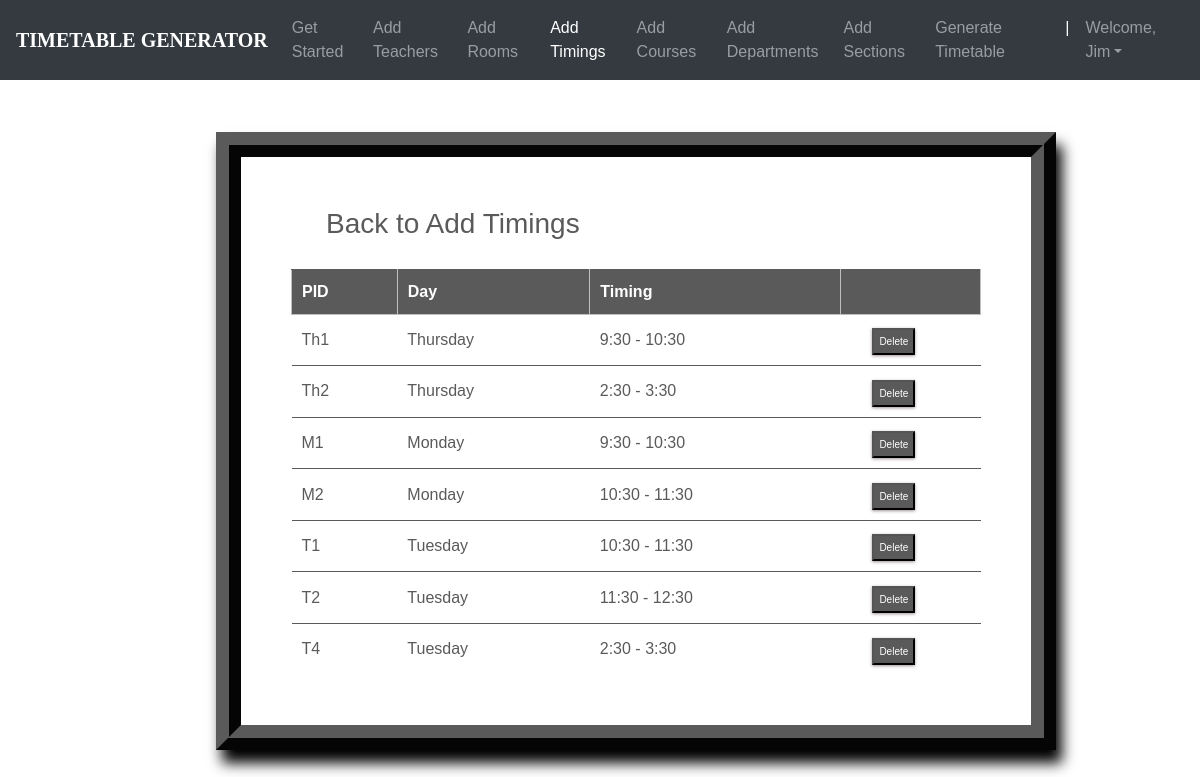
The page /timings_list/ (signed in) on the database its author committed.
### ttgen/models.py (models this page shows, shortened)
class MeetingTime(models.Model):
    pid = models.CharField(max_length=4, primary_key=True)
    time = models.CharField(max_length=50, choices=time_slots, default='11:30 - 12:30')
    day = models.CharField(max_length=15, choices=DAYS_OF_WEEK)

### ttgen/views.py (the view)
# urls.py: path('timings_list/', views.meeting_list_view, name='editmeetingtime'),
@login_required
def meeting_list_view(request):
    context = {
        'meeting_times': MeetingTime.objects.all()
    }
    return render(request, 'mtlist.html', context)

### templates/mtlist.html (shortened to what this page needs)
<!DOCTYPE html>
<html lang="en">
<head>
	<link rel="stylesheet" href="https://maxcdn.bootstrapcdn.com/bootstrap/4.0.0/css/bootstrap.min.css">
    <link rel="stylesheet" type="text/css" href="static/css/index.css">
</head>
<body>
        <header>
			<nav class="navbar navbar-expand-md navbar-dark fixed-top bg-dark">
                <a class="navbar-brand" href="#"><b>TIMETABLE GENERATOR</b></a>
                <div class="collapse navbar-collapse" id="navbarCollapse">
                    <ul class="navbar-nav ml-auto">
                    <li class="nav-item">
                        <a class="nav-link" href="{% url 'admindash' %}">Get Started</a>
                    </li>
                    <li class="nav-item">
                        <a class="nav-link" href="{% url 'addInstructors' %}">Add Teachers</a>
                    </li>
                    <li class="nav-item">
                        <a class="nav-link" href="{% url 'addRooms' %}">Add Rooms</a>
                    </li>
                    <li class="nav-item active">
		                <a class="nav-link" href="{% url 'addTimings' %}">Add Timings</a>
		            </li>
                    <li class="nav-item">
                        <a class="nav-link" href="{% url 'addCourses' %}">Add Courses</a>
                    </li>
                    <li class="nav-item">
			            <a class="nav-link" href="{% url 'addDepts' %}">Add Departments</a>
		            </li>
					<li class="nav-item">
			            <a class="nav-link" href="{% url 'addSections' %}">Add Sections</a>
		            </li>
					<li class="nav-item">
			            <a class="nav-link" href="{% url 'generate' %}">Generate Timetable</a>
		            </li>
					<li class="nav-item active">
			            <a class="nav-link">|</a>
		            </li>
                    <li class="nav-item dropdown">
		                <a class="nav-link dropdown-toggle" href="#" id="dropdown03" data-toggle="dropdown" aria-haspopup="true" aria-expanded="false">Welcome, {{ user.first_name }}</a>
		            </li>
                    </ul>
                </div>
            </nav>
        </header>
		<br><br>
        {%block content%}
        {% load static %}
        <fieldset class="fieldset">
    <a href="{% url 'addTimings'%}"><h1 class="tablink" onclick="openPage('new')" id="defaultOpen">Back to Add Timings</h1></a>
    <div class="tabcontent" id="edit">
			<table class="table1">
				<thead>
				<tr class="table-headers">
				<th>PID</th>
				<th>Day</th>
				<th>Timing</th>
				<th  class="empty"></th>
				</tr>
				</thead>
				<tbody>
				{% for mt in meeting_times %}
				<tr>
				 <td>{{mt.pid}}</td>
				 <td>{{mt.day}}</td>
				 <td>{{mt.time}}</td>
				 <td class="empty">
					<form action="{% url 'deletemeetingtime' mt.pid %}" method="post">
						<input type="submit" value="Delete" class="cross">
					</form>
				 </td>
				 </tr>
				{% endfor %}
				</tbody>
			</table>
		</div>
</fieldset>
{% endblock %}

### static/css/index.css (style rules this page uses)
body { padding-top: 3rem; padding-bottom: 3rem; color: #5a5a5a; font-family: 'Poppins', sans-serif; overflow-x: hidden; }
nav { font-family: sans-serif; }
.navbar-brand { font-size: 20px; font-family: Georgia, 'Times New Roman', Times, serif; }

### templates/mtlist.html (style rules this page uses)
nav { font-family: sans-serif; }
.navbar-brand { font-size: 20px; font-family: Georgia, 'Times New Roman', Times, serif; }
* { margin: 0; padding: 0; box-sizing: border-box; }
html { scroll-behavior: smooth; }
a { text-decoration:none; }
form { margin-top: 3%; margin-left: 18%; margin-right: 12%; }
fieldset h1 { color: #5a5a5a; padding-bottom: 20px; margin-left: 35px; display: inline-block; cursor: pointer; font-size: 28px; }
fieldset input { padding:8px; color: #938c8c }
.table2 td, th { border: 1px solid rgb(190,190,190); padding: 10px 20px; }
.table1 { width: 100%; border-collapse: collapse; text-align: left; overflow: hidden; }
.table1 td, th { border-top: 1px solid #5a5a5a; padding: 10px; }
.table1 th { background-color: #5a5a5a; color: #fff; }
.cross { font-size:10px; box-shadow: 0px 1px 3px 0px #9e9292; padding: 4px 5px; color: #fff; background-color: #5a5a5a; cursor: pointer; }
.fieldset { margin-top: 3%; margin-left: 18%; margin-right: 12%; padding: 50px; border-width: 25px; border-style: ridge; border-color: #5a5a5a; box-shadow: 6px 13px 13px 0px black; background-color: #fff; }

### rows shown on the page
MeetingTime: pid "Th1", day "Thursday", time "9:30 - 10:30"
MeetingTime: pid "Th2", day "Thursday", time "2:30 - 3:30"
MeetingTime: pid "M1", day "Monday", time "9:30 - 10:30"
MeetingTime: pid "M2", day "Monday", time "10:30 - 11:30"
MeetingTime: pid "T1", day "Tuesday", time "10:30 - 11:30"
MeetingTime: pid "T2", day "Tuesday", time "11:30 - 12:30"
MeetingTime: pid "T4", day "Tuesday", time "2:30 - 3:30"

### other values the page prints
{{ user.first_name }} "Jim"
